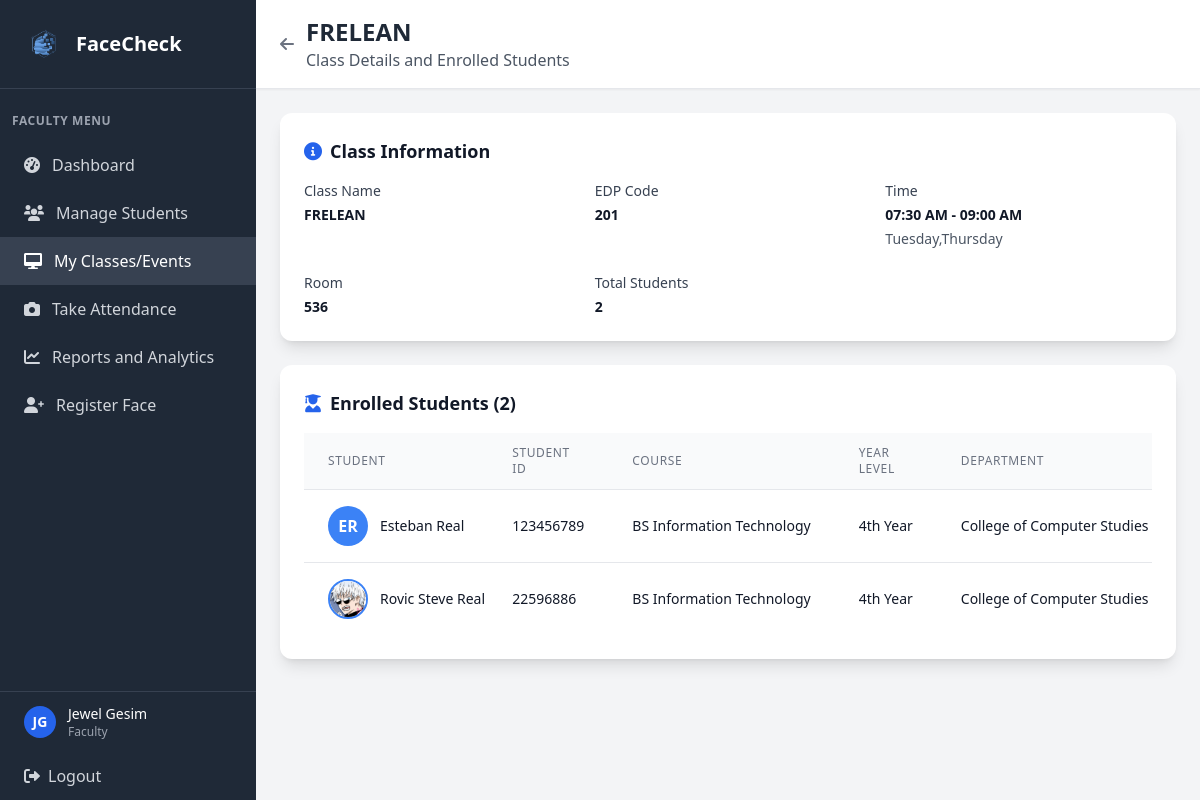
Screenshot of /faculty/class/2 (signed in) with the database file from the repository.
### tables this page shows
CREATE TABLE user (
            user_id INTEGER PRIMARY KEY AUTOINCREMENT,
            idno VARCHAR(20) NOT NULL UNIQUE,
            firstname VARCHAR(50) NOT NULL,
            lastname VARCHAR(50) NOT NULL,
            role VARCHAR(10) NOT NULL CHECK (role IN ('admin', 'faculty', 'student')),
            password VARCHAR(255) NOT NULL,
            created_at DATETIME DEFAULT CURRENT_TIMESTAMP,
            is_active BOOLEAN DEFAULT 1,
            dept_id INTEGER,
            FOREIGN KEY (dept_id) REFERENCES department(dept_id)
        );

CREATE TABLE class (
            class_id INTEGER PRIMARY KEY AUTOINCREMENT,
            class_name VARCHAR(20) NOT NULL,
            edpcode VARCHAR(20) NOT NULL UNIQUE,
            start_time TIME,
            end_time TIME,
            room VARCHAR(10),
            faculty_id INTEGER NOT NULL, is_active BOOLEAN DEFAULT 1,
            FOREIGN KEY (faculty_id) REFERENCES faculty(faculty_id)
        );

CREATE TABLE student (
            student_id INTEGER PRIMARY KEY AUTOINCREMENT,
            year_level VARCHAR(20) NOT NULL,
            attendance_image VARCHAR(255),
            course_id INTEGER,
            user_id INTEGER NOT NULL, profile_picture VARCHAR(255),
            FOREIGN KEY (course_id) REFERENCES course(course_id),
            FOREIGN KEY (user_id) REFERENCES user(user_id)
        );

CREATE TABLE course (
            course_id INTEGER PRIMARY KEY AUTOINCREMENT,
            course_name VARCHAR(100) NOT NULL,
            dept_id INTEGER,
            FOREIGN KEY (dept_id) REFERENCES department(dept_id)
        );

CREATE TABLE department (
            dept_id INTEGER PRIMARY KEY AUTOINCREMENT,
            dept_name VARCHAR(50) NOT NULL
        );

### app.py (the view)
@app.route('/faculty/class/<int:class_id>')
def faculty_class_view(class_id):
    if 'user_id' not in session or session['role'] != 'faculty':
        return redirect(url_for('login'))
    conn = get_db_connection()
    faculty = conn.execute('''
        SELECT f.faculty_id, u.firstname, u.lastname, u.idno, f.attendance_image
        FROM faculty f
        JOIN user u ON f.user_id = u.user_id
        WHERE u.user_id = ?
    ''', (session['user_id'],)).fetchone()
    if not faculty:
        conn.close()
        flash('Faculty record not found', 'error')
        return redirect(url_for('faculty_dashboard'))
    class_info = conn.execute('''
        SELECT c.*,
               GROUP_CONCAT(DISTINCT d.day_name) as days
        FROM class c
        LEFT JOIN class_days cd ON c.class_id = cd.class_id
        LEFT JOIN days d ON cd.day_id = d.day_id
        WHERE c.class_id = ? AND c.faculty_id = ? AND c.is_active = 1
        GROUP BY c.class_id
    ''', (class_id, faculty['faculty_id'])).fetchone()
    if not class_info:
        conn.close()
        flash('Class not found or access denied', 'error')
        return redirect(url_for('faculty_my_classes'))
    students = conn.execute('''
        SELECT u.idno, u.firstname, u.lastname, s.student_id, s.year_level,
               c.course_name, d.dept_name, s.profile_picture
        FROM student_class sc
        JOIN student s ON sc.student_id = s.student_id
        JOIN user u ON s.user_id = u.user_id
        LEFT JOIN course c ON s.course_id = c.course_id
        LEFT JOIN department d ON u.dept_id = d.dept_id
        WHERE sc.class_id = ?
        ORDER BY u.firstname, u.lastname
    ''', (class_id,)).fetchall()
    def format_time(value):
        if not value:
            return None
        try:
            time_str = str(value)
            time_formats = ['%H:%M:%S', '%H:%M']
            for fmt in time_formats:
                try:
                    return datetime.strptime(time_str, fmt).strftime('%I:%M %p')
                except ValueError:
                    continue
            return time_str
        except Exception:
            return str(value)
    start_time = format_time(class_info['start_time'])
    end_time = format_time(class_info['end_time'])
    conn.close()
    return render_template('faculty/faculty_class_view.html',
                         class_info=class_info,
                         students=students,
                         faculty=faculty,
                         start_time=start_time,
                         end_time=end_time)

### templates/faculty/faculty_class_view.html (shortened to what this page needs)
<!DOCTYPE html>
<html lang="en">
<head>
    <script src="https://cdn.tailwindcss.com"></script>
    <link href="https://cdnjs.cloudflare.com/ajax/libs/font-awesome/6.0.0/css/all.min.css" rel="stylesheet">
</head>
<body class="bg-gray-100">
    <div class="flex h-screen">
        <div class="w-64 bg-gray-800 text-white">
            <div class="p-6 border-b border-gray-700">
                <div class="flex items-center">
                    <img src="{{ url_for('static', filename='img/FaceCheck_Logo.png') }}" alt="FaceCheck logo" class="w-10 h-10 mr-3">
                    <h1 class="text-xl font-bold">FaceCheck</h1>
                </div>
            </div>
            <nav class="mt-6">
                <div class="px-3">
                    <div class="text-xs font-semibold text-gray-400 uppercase tracking-wider mb-3">Faculty Menu</div>
                </div>
                <a href="{{ url_for('faculty_dashboard') }}" class="flex items-center px-6 py-3 text-gray-300 hover:bg-gray-700 hover:text-white transition duration-200">
                    <i class="fas fa-tachometer-alt mr-3"></i>
                    Dashboard
                </a>
                <a href="{{ url_for('faculty_manage_students') }}" class="flex items-center px-6 py-3 text-gray-300 hover:bg-gray-700 hover:text-white transition duration-200">
                    <i class="fas fa-users mr-3"></i>
                    Manage Students
                </a>
                <a href="{{ url_for('faculty_my_classes') }}" class="flex items-center px-6 py-3 bg-gray-700 text-white">
                    <i class="fas fa-desktop mr-3"></i>
                    My Classes/Events
                </a>
                <a href="/attendance" class="flex items-center px-6 py-3 text-gray-300 hover:bg-gray-700 hover:text-white transition duration-200">
                    <i class="fas fa-camera mr-3"></i>
                    Take Attendance
                </a>
                <a href="/attendance_reports" class="flex items-center px-6 py-3 text-gray-300 hover:bg-gray-700 hover:text-white transition duration-200">
                    <i class="fas fa-chart-line mr-3"></i>
                    Reports and Analytics
                </a>
                <a href="/faculty/register_face" class="flex items-center px-6 py-3 text-gray-300 hover:bg-gray-700 hover:text-white transition duration-200">
                    <i class="fas fa-user-plus mr-3"></i>
                    Register Face
                </a>
            </nav>
            <div class="absolute bottom-0 w-64 border-t border-gray-700">
                <a href="{{ url_for('faculty_profile') }}" class="flex items-center px-6 py-3 hover:bg-gray-700 transition duration-200">
                    {% if faculty.attendance_image %}
                    <img src="{{ url_for('static', filename='attendance_images/' + faculty.attendance_image) }}"
                         alt="{{ faculty.firstname }} {{ faculty.lastname }}"
                         class="w-8 h-8 rounded-full object-cover border-2 border-blue-600 mr-3"
                         onerror="this.onerror=null; this.style.display='none'; this.nextElementSibling.style.display='flex';">
                    <div class="w-8 h-8 bg-blue-600 rounded-full items-center justify-center mr-3 hidden">
                        <span class="text-white text-sm font-bold">{{ faculty.firstname[0] }}{{ faculty.lastname[0] }}</span>
                    </div>
                    {% else %}
                    <div class="w-8 h-8 bg-blue-600 rounded-full flex items-center justify-center mr-3">
                        <span class="text-white text-sm font-bold">{{ faculty.firstname[0] }}{{ faculty.lastname[0] }}</span>
                    </div>
                    {% endif %}
                    <div>
                        <div class="text-sm font-medium">{{ faculty.firstname }} {{ faculty.lastname }}</div>
                        <div class="text-xs text-gray-400">Faculty</div>
                    </div>
                </a>
                <a href="{{ url_for('logout') }}" class="flex items-center px-6 py-3 text-gray-300 hover:bg-gray-700 hover:text-white transition duration-200">
                    <i class="fas fa-sign-out-alt mr-2"></i>
                    Logout
                </a>
            </div>
        </div>
        <div class="flex-1 flex flex-col overflow-hidden">
            <header class="bg-white shadow-sm border-b border-gray-200">
                <div class="px-6 py-4">
                    <div class="flex items-center justify-between">
                        <div>
                            <div class="flex items-center space-x-3">
                                <a href="{{ url_for('faculty_my_classes') }}" class="text-gray-500 hover:text-gray-700">
                                    <i class="fas fa-arrow-left"></i>
                                </a>
                                <div>
                                    <h2 class="text-2xl font-bold text-gray-800">{{ class_info.class_name }}</h2>
                                    <p class="text-gray-600">Class Details and Enrolled Students</p>
                                </div>
                            </div>
                        </div>
                    </div>
                </div>
            </header>
            <main class="flex-1 overflow-y-auto p-6">
                <div class="max-w-7xl mx-auto">
                    <div class="bg-white rounded-xl shadow-lg p-6 mb-6">
                        <h3 class="text-lg font-semibold text-gray-900 mb-4">
                            <i class="fas fa-info-circle mr-2 text-blue-600"></i>Class Information
                        </h3>
                        <div class="grid grid-cols-1 md:grid-cols-2 lg:grid-cols-3 gap-6">
                            <div>
                                <label class="block text-sm font-medium text-gray-700 mb-1">Class Name</label>
                                <p class="text-sm text-gray-900 font-semibold">{{ class_info.class_name }}</p>
                            </div>
                            <div>
                                <label class="block text-sm font-medium text-gray-700 mb-1">EDP Code</label>
                                <p class="text-sm text-gray-900 font-semibold">{{ class_info.edpcode }}</p>
                            </div>
                            <div>
                                <label class="block text-sm font-medium text-gray-700 mb-1">Time</label>
                                <p class="text-sm text-gray-900 font-semibold">
                                    {% if start_time and end_time %}
                                        {{ start_time }} - {{ end_time }}
                                    {% else %}
                                        Not set
                                    {% endif %}
                                </p>
                                {% if class_info.days %}
                                <p class="text-sm text-gray-600 mt-1">{{ class_info.days }}</p>
                                {% endif %}
                            </div>
                            <div>
                                <label class="block text-sm font-medium text-gray-700 mb-1">Room</label>
                                <p class="text-sm text-gray-900 font-semibold">{{ class_info.room or 'TBA' }}</p>
                            </div>
                            <div>
                                <label class="block text-sm font-medium text-gray-700 mb-1">Total Students</label>
                                <p class="text-sm text-gray-900 font-semibold">{{ students|length }}</p>
                            </div>
                        </div>
                    </div>
                    <div class="bg-white rounded-xl shadow-lg p-6">
                        <div class="flex items-center justify-between mb-4">
                            <h3 class="text-lg font-semibold text-gray-900">
                                <i class="fas fa-user-graduate mr-2 text-blue-600"></i>Enrolled Students ({{ students|length }})
                            </h3>
                        </div>
                        {% if students %}
                        <div class="overflow-x-auto">
                            <table class="min-w-full divide-y divide-gray-200">
                                <thead class="bg-gray-50">
                                    <tr>
                                        <th class="px-6 py-3 text-left text-xs font-medium text-gray-500 uppercase tracking-wider">Student</th>
                                        <th class="px-6 py-3 text-left text-xs font-medium text-gray-500 uppercase tracking-wider">Student ID</th>
                                        <th class="px-6 py-3 text-left text-xs font-medium text-gray-500 uppercase tracking-wider">Course</th>
                                        <th class="px-6 py-3 text-left text-xs font-medium text-gray-500 uppercase tracking-wider">Year Level</th>
                                        <th class="px-6 py-3 text-left text-xs font-medium text-gray-500 uppercase tracking-wider">Department</th>
                                    </tr>
                                </thead>
                                <tbody class="bg-white divide-y divide-gray-200">
                                    {% for student in students %}
                                    <tr class="hover:bg-gray-50">
                                        <td class="px-6 py-4 whitespace-nowrap">
                                            <div class="flex items-center">
                                                {% if student.profile_picture %}
                                                <img src="{{ url_for('static', filename='profile_pictures/' + student.profile_picture) }}"
                                                     alt="{{ student.firstname }} {{ student.lastname }}"
                                                     class="h-10 w-10 rounded-full object-cover border-2 border-blue-500 mr-3"
                                                     onerror="this.onerror=null; this.style.display='none'; this.nextElementSibling.style.display='flex';">
                                                {% else %}
                                                <div class="h-10 w-10 rounded-full bg-blue-500 flex items-center justify-center text-white font-bold mr-3">
                                                    {{ student.firstname[0] }}{{ student.lastname[0] }}
                                                </div>
                                                {% endif %}
                                                <div>
                                                    <div class="text-sm font-medium text-gray-900">{{ student.firstname }} {{ student.lastname }}</div>
                                                </div>
                                            </div>
                                        </td>
                                        <td class="px-6 py-4 whitespace-nowrap text-sm text-gray-900">{{ student.idno }}</td>
                                        <td class="px-6 py-4 whitespace-nowrap text-sm text-gray-900">{{ student.course_name or 'N/A' }}</td>
                                        <td class="px-6 py-4 whitespace-nowrap text-sm text-gray-900">{{ student.year_level or 'N/A' }}</td>
                                        <td class="px-6 py-4 whitespace-nowrap text-sm text-gray-900">{{ student.dept_name or 'N/A' }}</td>
                                    </tr>
                                    {% endfor %}
                                </tbody>
                            </table>
                        </div>
                        {% else %}
                        <div class="text-center py-12">
                            <i class="fas fa-user-slash text-gray-400 text-6xl mb-4"></i>
                            <h3 class="text-lg font-medium text-gray-900 mb-2">No Students Enrolled</h3>
                            <p class="text-gray-600">No students are currently enrolled in this class.</p>
                        </div>
                        {% endif %}
                    </div>
                </div>
            </main>
        </div>
    </div>
</body>
</html>

### rows the page displays
user: firstname "J", lastname "G", firstname "Jewel", lastname "Gesim"
class: class_name "FRELEAN", edpcode "201", room "536"
student: firstname "E", lastname "R", firstname "Esteban", lastname "Real", idno "123456789", course_name "BS Information Technology", year_level "4th Year", dept_name "College of Computer Studies"
student: profile_picture (picture), firstname "Rovic Steve", lastname "Real", idno "22596886", course_name "BS Information Technology", year_level "4th Year", dept_name "College of Computer Studies"

### other values shown
{{ start_time }} "07:30 AM"
{{ end_time }} "09:00 AM"
{{ class_info.days }} "Tuesday,Thursday"
{{ students|length }} "2"
